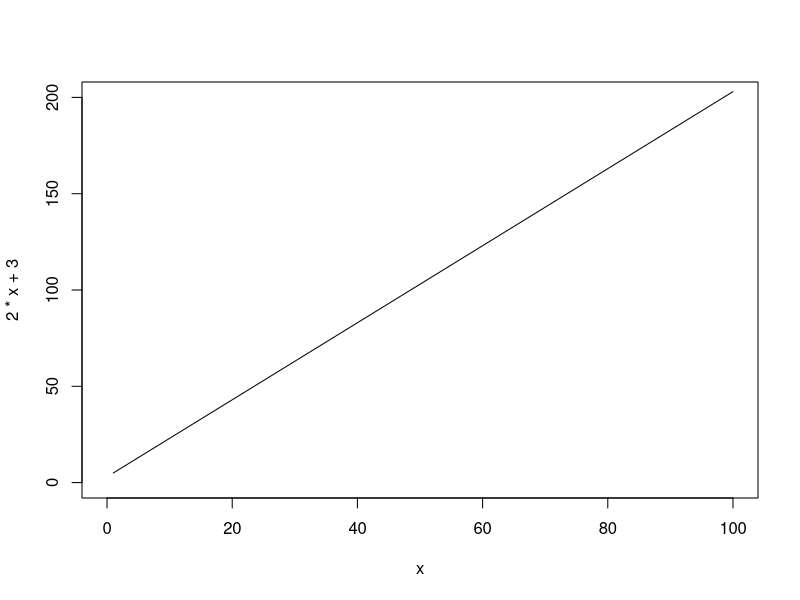
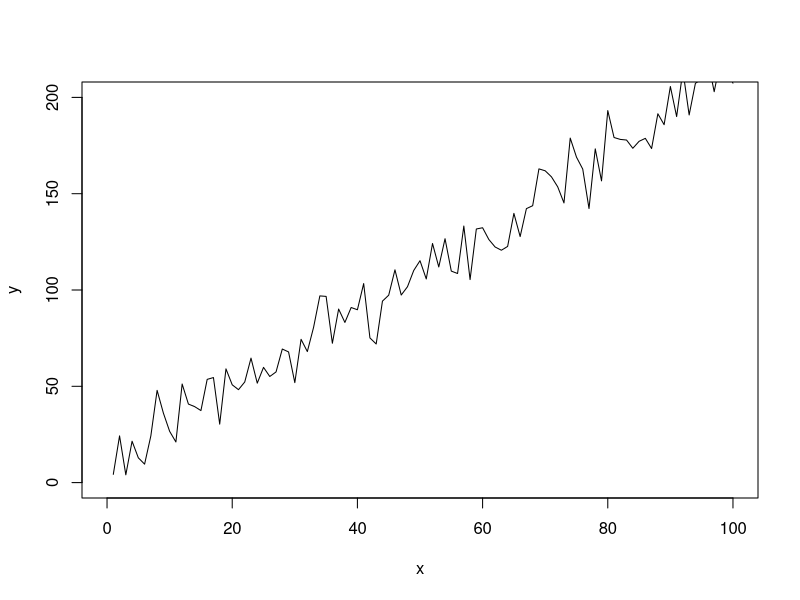

Generate these figures, in order, with R:
graphics.off();

x <- 1:100;
plot(x, 2*x + 3, xlim=c(0, 100), ylim=c(0, 200), type="l");


x <- 1:100;
e <- rnorm(length(x), 0, 10);
y <- 2*x + 10 + e;
plot(x, y, xlim=c(0, 100), ylim=c(0, 200), type="l");

M <- lm(y ~ x);
M